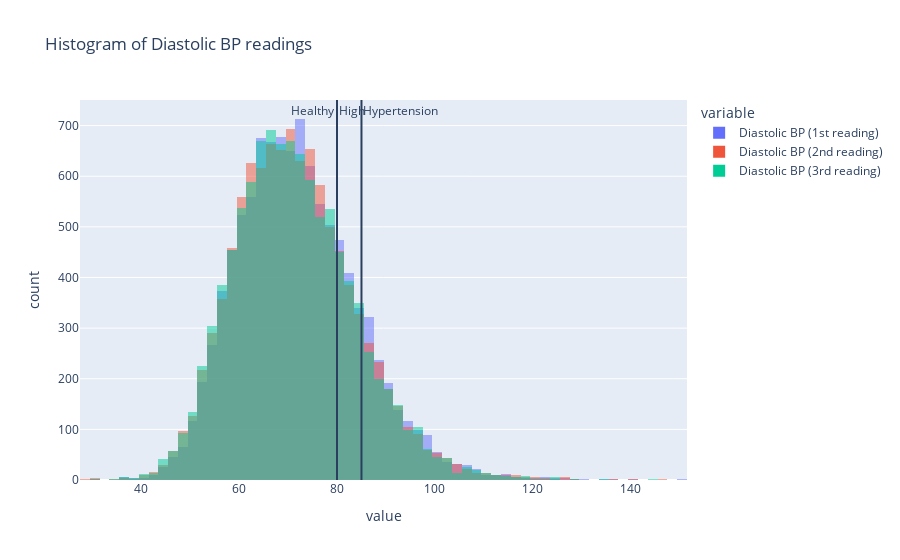

This figure's notebook cell:
### Code cell
# Blood pressure data
fig = px.histogram(nhanesDataBp,
                   x=['Diastolic BP (1st reading)', 'Diastolic BP (2nd reading)', 'Diastolic BP (3rd reading)'],
                   title='Histogram of Diastolic BP readings',
                   barmode='overlay',
                   nbins=100,
                   # marginal='box' # Can be turned on to explore box plots as well (should comment out vlines below if turned on)
                   )
fig.add_vline(80, annotation_text='Healthy', annotation_position='top left')
fig.add_vline(80, annotation_text='High', annotation_position='top right')
fig.add_vline(85, annotation_text='Hypertension', annotation_position='top right')

fig.show()

### Figure 1 — Plotly figure (JSON) as saved in the notebook; plotly's stock layout.template omitted (floating-point values rounded to 4 significant figures; data arrays with more than 128 entries replaced by an {"elided": "..."} marker saying what was removed)
{"data": [{"alignmentgroup": "True", "bingroup": "x", "hovertemplate": "variable=Diastolic BP (1st reading)<br>value=%{x}<br>count=%{y}<extra></extra>", "legendgroup": "Diastolic BP (1st reading)", "marker": {"color": "#636efa", "opacity": 0.5, "pattern": {"shape": ""}}, "name": "Diastolic BP (1st reading)", "nbinsx": 100, "offsetgroup": "Diastolic BP (1st reading)", "orientation": "v", "showlegend": true, "type": "histogram", "x": {"elided": "11656 int values"}, "xaxis": "x", "yaxis": "y"}, {"alignmentgroup": "True", "bingroup": "x", "hovertemplate": "variable=Diastolic BP (2nd reading)<br>value=%{x}<br>count=%{y}<extra></extra>", "legendgroup": "Diastolic BP (2nd reading)", "marker": {"color": "#EF553B", "opacity": 0.5, "pattern": {"shape": ""}}, "name": "Diastolic BP (2nd reading)", "nbinsx": 100, "offsetgroup": "Diastolic BP (2nd reading)", "orientation": "v", "showlegend": true, "type": "histogram", "x": {"elided": "11656 int values"}, "xaxis": "x", "yaxis": "y"}, {"alignmentgroup": "True", "bingroup": "x", "hovertemplate": "variable=Diastolic BP (3rd reading)<br>value=%{x}<br>count=%{y}<extra></extra>", "legendgroup": "Diastolic BP (3rd reading)", "marker": {"color": "#00cc96", "opacity": 0.5, "pattern": {"shape": ""}}, "name": "Diastolic BP (3rd reading)", "nbinsx": 100, "offsetgroup": "Diastolic BP (3rd reading)", "orientation": "v", "showlegend": true, "type": "histogram", "x": {"elided": "11656 int values"}, "xaxis": "x", "yaxis": "y"}], "layout": {"annotations": [{"showarrow": false, "text": "Healthy", "x": 80, "xanchor": "right", "xref": "x", "y": 1, "yanchor": "top", "yref": "y domain"}, {"showarrow": false, "text": "High", "x": 80, "xanchor": "left", "xref": "x", "y": 1, "yanchor": "top", "yref": "y domain"}, {"showarrow": false, "text": "Hypertension", "x": 85, "xanchor": "left", "xref": "x", "y": 1, "yanchor": "top", "yref": "y domain"}], "autosize": true, "barmode": "overlay", "legend": {"title": {"text": "variable"}, "tracegroupgap": 0}, "shapes": [{"type": "line", "x0": 80, "x1": 80, "xref": "x", "y0": 0, "y1": 1, "yref": "y domain"}, {"type": "line", "x0": 80, "x1": 80, "xref": "x", "y0": 0, "y1": 1, "yref": "y domain"}, {"type": "line", "x0": 85, "x1": 85, "xref": "x", "y0": 0, "y1": 1, "yref": "y domain"}], "title": {"text": "Histogram of Diastolic BP readings"}, "xaxis": {"anchor": "y", "autorange": true, "domain": [0, 1], "range": [27.5, 151.5], "title": {"text": "value"}, "type": "linear"}, "yaxis": {"anchor": "x", "autorange": true, "domain": [0, 1], "range": [0, 750.5], "title": {"text": "count"}}}}
